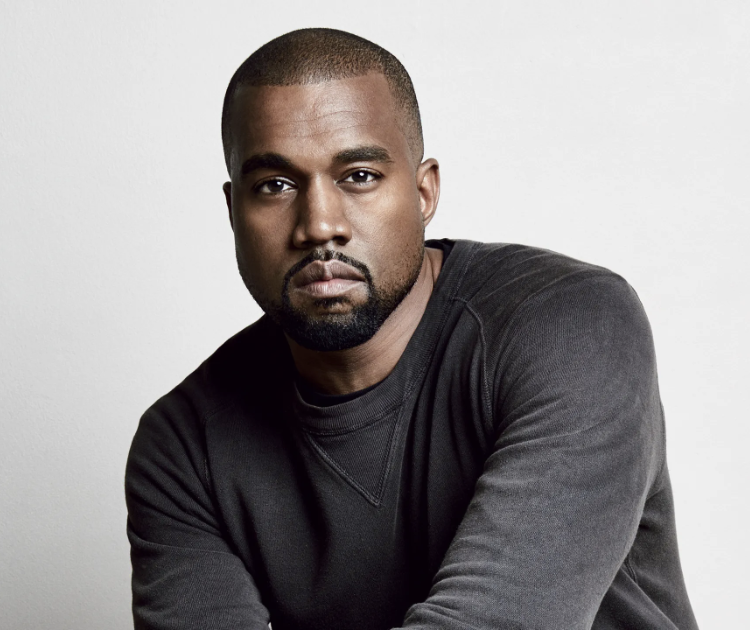
#> input picture filename.jpeg, 750 x 630 px
$ python cropped.py
#> lines starting #> are read from the running program, lines starting #| are printed output that depends on the picture
#top left upper corner se shuru
#yaxis->rows -> top to bottom(numbering from 0 to n-1) last size excluded
#xaxis->columns -> left to right(0 to m-1)
#syntax = image[starty:endy,startx;endx]
# slicing jaisaa
import cv2
image = cv2.imread("filename.jpeg")
#> image is the input picture: shape (630, 750, 3); mean B, G, R 146.3, 146.1, 150.1
if image is not None:
    #cropped just a variable
    cropped = image[100:200,50:150]
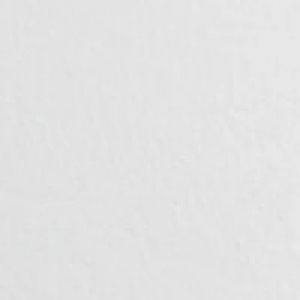
#> cropped: shape (100, 100, 3) (shown 3 times larger); mean B, G, R 226.9, 227, 226.9
    cv2.imshow("Image Showing",cropped)
    cv2.waitKey(0) # 0 ka matlab jabtak na user kuch bhi press kare keybopard pe tab tak image dhikte rahegi
    cv2.destroyAllWindows()
else:
    print("image loaded sucessfully")
